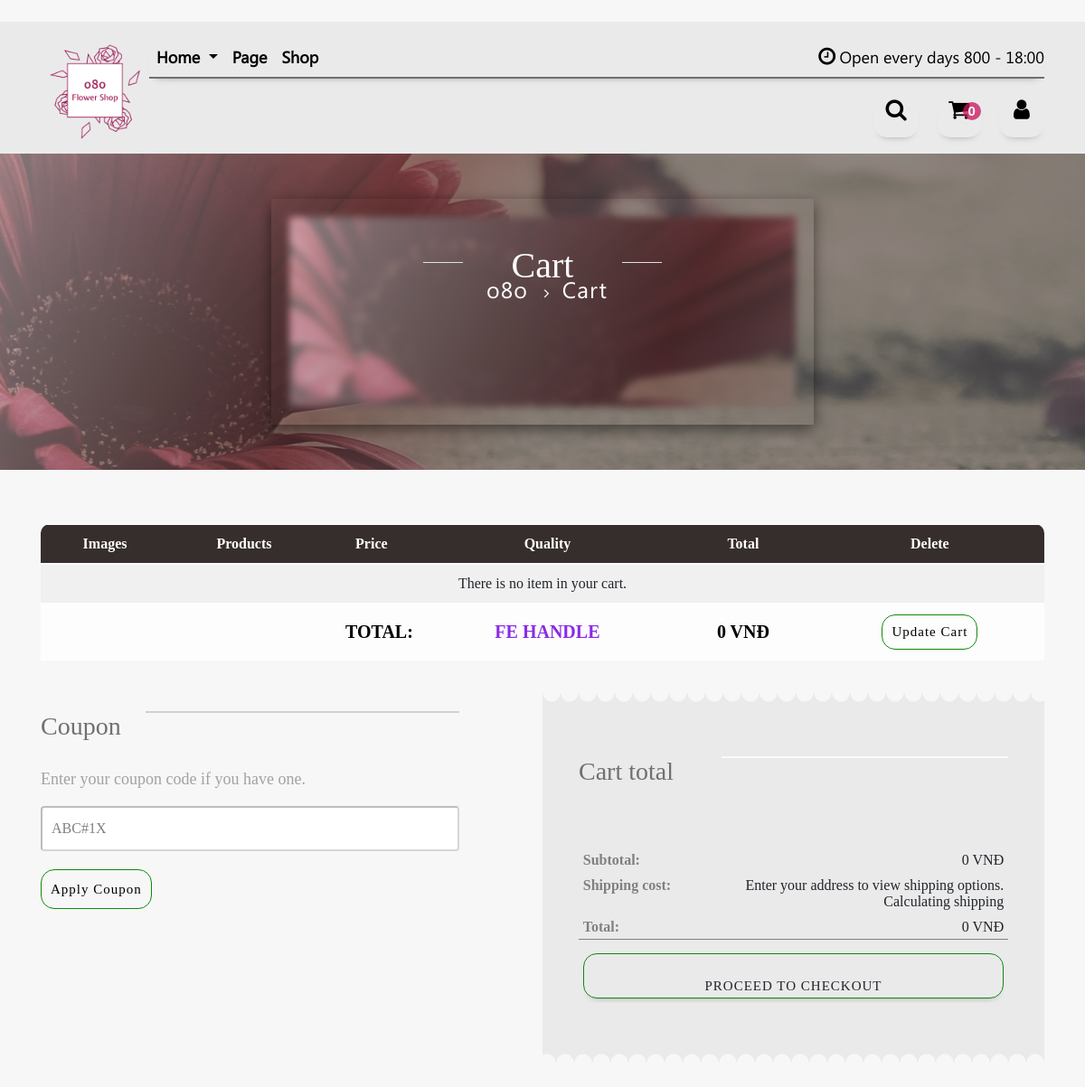
Before: /user/cart/ (signed in, upper part) with the older database file.
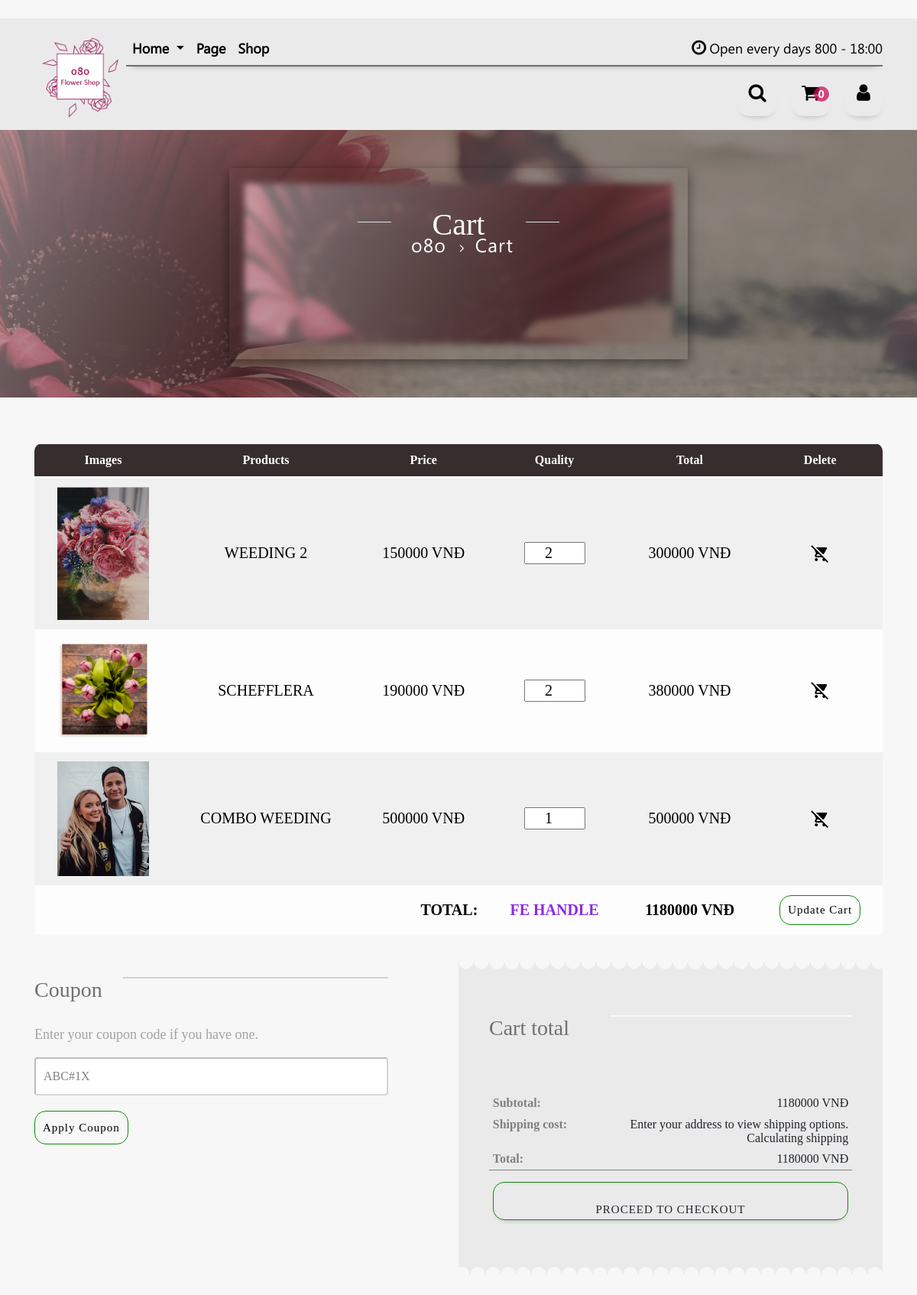
After: the same page with the newer database file.
### users/models.py (models this page shows, shortened)
class ItemSelection(models.Model):
    user = models.ForeignKey(User,on_delete=models.CASCADE)
    item = models.ForeignKey(Item, on_delete=models.CASCADE)
    quantity = models.PositiveSmallIntegerField(default=1)
    ordered = models.BooleanField(default=False)
    def get_total_item_price(self):
        return self.item.price * self.quantity

### products/models.py (models this page shows, shortened)
class Item(models.Model):
    category = models.CharField(max_length=30)
    title = models.CharField(max_length=30)
    description = models.TextField(default='')
    price = models.PositiveIntegerField()
    number_item_left = models.PositiveIntegerField(default=1)
    tag = models.CharField(max_length=50) # This field must be divided by comma (,) between each tag
    weight = models.DecimalField(max_digits=5, decimal_places=2, default=1.0)
    dimension = models.CharField(max_length=20, default='? x ? x ? cm')

class ItemImage(models.Model):
    item = models.ForeignKey(Item, on_delete = models.CASCADE, related_name='image')
    image = models.ImageField(default='default_product.png', upload_to='product_pics')

### users/views.py (the view)
# urls.py: path('cart/', users_views.cart, name='cart'),
@login_required
def cart(request):
    selected_items = ItemSelection.objects.filter(user=request.user,ordered=False)
    total_cost = sum(i.item.price*i.quantity for i in selected_items)
    contexts={
            'selected_items':selected_items,
            'total_cost': total_cost
    }
    return render(request, 'cart.html', contexts)

### flowerweb-official/cart.html (shortened to what this page needs)
﻿{% load static %}
<!DOCTYPE html>
<html lang="en">
<head>
    <link rel="stylesheet" href="https://maxcdn.bootstrapcdn.com/bootstrap/4.4.1/css/bootstrap.min.css">
    <link href="https://stackpath.bootstrapcdn.com/font-awesome/4.7.0/css/font-awesome.min.css" rel="stylesheet">
    <link rel="stylesheet" href="{% static 'library/swiper/swiper.min.css' %}">
    <link rel="stylesheet" href="{% static 'css/style.css' %}">
    <link rel="stylesheet" href="{% static 'css/header.css' %}">
    <link rel="stylesheet" href="{% static 'cart-css/cart.css' %}">
    <link rel="stylesheet" href="{% static 'cart-css/cart-title.css' %}">
    <link rel="stylesheet" href="{% static 'cart-css/responsive-cart.css' %}">
    <link rel="stylesheet" href="{% static 'cart-css/order-bill.css' %}">
    <link rel="stylesheet" href="{% static 'css/footer.css' %}">
</head>
<body>
    <header>
        <nav class="navbar navbar-expand-lg navbar-light bg-light sticky-top " style="background-color: #EAEAEB !important;">
            <div class="container">
                <a href="index.html" class="navbar-brand"><img  src="{% static 'images/home/logo_transparent.png' %}" alt="logo" width="120px" height="120px"></a>
                <div class="display-block w-100">
                    <div class="collapse navbar-collapse border-bottom border-dark w-100 box-shadow " id="collapse_target">
                        <div class="clearfix w-100">
                            <div class="float-left" >
                                <ul class="navbar-nav">
                                    <li class="parent nav-item ">
                                        <a href="#" class="nav-link dropdown-toggle" data-toggle="dropdown" data-target="#home_dropdown">Home
                                        </a>
                                    </li>
                                    <li class="nav-item">
                                        <a class="nav-link" href="#">Page</a>
                                    </li>
                                    <li class="nav-item">
                                        <a class="nav-link" href="#">Shop</a>
                                    </li>
                                </ul>
                            </div>
                            <div class="float-right" style="margin-top: 8px;">
                                <i class="fa fa-clock-o"></i>
                                <span>Open every days 800 - 18:00</span>
                            </div>
                        </div>
                    </div>
                    <div class="float-right">
                        <div class="icon-bar">
                            <a class="btn" href="#" data-toggle="modal" data-target="#modal-search-box"><i class="fa fa-search"></i></a>
                            <a class="btn" href="cart.html"><i class="fa fa-shopping-cart"></i>
                                <span class="cart-number">0</span>
                            </a>
                            <a class="btn" href="user-page.html"><i class="fa fa-user"></i></a>
                        </div>
                    </div>
                </div>
            </div>
        </nav>
    </header>
    <section class="title">
        <div class="container-fluid title d-flex align-items-center">
            <div class="col-12 banner-text">
                <div class="box wrap w-100 align-items-center cart-box">
                    <div class="row">
                        <div class="col-md-3 col-sm-2 p-0">
                        </div>
                        <div class="col-md-1 col-sm-1 border-top p-0">
                        </div>
                        <div class="col-md-4 col-sm-6 p-0">
                            <h2 class="text-capitalize">Cart</h2>
                        </div>
                        <div class="col-md-1 col-sm-1 border-top p-0">
                        </div>
                        <div class="col-md-3 col-sm-2 p-0">
                        </div>
                    </div>
                    <div class="box-item-inner">
                        <span><a class="btn-link" href="index.html"  typeof="WebPage" title="Go to home">
                            o8o
                        </a>
                    </span>
                    <i class="fa fa-angle-right" aria-hidden="true"></i>
                    <span > Cart</span>
                    </div>
                </div>
        </div>
        </div>
    </section>
    <section id="table">
        <div class="container table-responsive">
            <table class="table table-light table-striped my-data-table col-12 table-hover" style="width:100%">
                <thead>
                    <tr class="list-header">
                        <th scope="col">Images</th>
                        <th scope="col">Products</th>
                        <th scope="col">Price</th>
                        <th scope="col">Quality</th>
                        <th scope="col">Total</th>
                        <th scope="col">Delete</th>
                    </tr>
                </thead>
                <tbody>
                    {% if selected_items %}
                        {% for item in selected_items %}
                        <tr>
                            <td class="img-product-cell" data-title="thumb"><a href="{% url 'item-detail' item.item.pk %}"><img src="{{ item.item.image.first.image.url }}" alt="item-image" class="img-fluid" height="120px" width="120px"></a></td>
                            <td class="text-product-cell" data-title="product">{{ item.item.title }}</td>
                            <td class="text-product-cell" data-title="price">{{ item.item.price }} vnđ</td>
                            <td class="quantity-product-cell" data-title="quantity">
                                <input type="number" required value="{{ item.quantity }}" min=0>
                            </td>
                            <td class="text-product-cell" data-title="total">{{ item.get_total_item_price }} vnđ</td>
                            <td class="delete-product-cell text-product-cell" data-title="Remove"><a href="{% url 'remove-item-from-cart' item.item.pk %}" class="item-link"><i class="material-icons">remove_shopping_cart</i></a></td>
                        </tr>
                        {% endfor %}
                    {% else %}
                        <td colspan="6">There is no item in your cart.</td>
                    {% endif %}
        </tbody>
                <tfoot>
                    <tr>
                        <th data-title="" scope="col" colspan="3" class="text-right text-product-cell">Total:</th>
                        <th data-title="quantity" scope="col" class="text-center text-product-cell" style="color: blueviolet;">FE handle</th>
                        <th data-title="price" scope="col" class="text-center text-product-cell">{{ total_cost }} vnđ</th>
                        <th scope="col" class="text-center text-product-cell">
                            <button class="text-capitalize btn-custom btn-update-cart">
                                Update cart
                            </button>
                        </th>
                    </tr>
                </tfoot>
            </table>
        </div>
    </section>
    <div class="container coupon-bill-section">
        <div class="row">
            <div class="col-sm-12 col-lg-5 p-0">
                <div class="coupon">
                    <div class="row coupon-title">
                        <div class="col-3 p-0">
                            <h3>
                                Coupon
                            </h3>
                        </div>
                        <div class="col-9 p-0 border-top">
                        </div>
                    </div>
                    <p>
                        Enter your coupon code if you have one.
                    </p>
                    <input type="text" placeholder="ABC#1X" name="coupon" id="coupon-input">
                    <button class="text-capitalize btn-custom btn-update-cart">
                        Apply coupon
                    </button>
                </div>
              </div>
          <div class="col-lg-1 p-0">
          </div>
          <div class="col-sm-12 col-lg-6 cart-collateral p-0">
            <div class="cart-total">
                <div class="row bill-title">
                    <div class="col-4 p-0">
                        <h3>
                            Cart total
                        </h3>
                    </div>
                    <div class="col-8 p-0 border-top">
                    </div>
                </div>
                <table class="table table-sm table-borderless ">
                    <tbody class="">
                        <tr class="cart-subtotal">
                            <td data-title="Subtotal">
                                {{ total_cost }} VNĐ
                            </td>
                        </tr>
                        <tr class="cart-ship-cost">
                            <td data-title="Shipping cost">
                                <div>
                                    Enter your address to view shipping options.
                                    <br> Calculating shipping
                                </div>
                            </td>
                        </tr>
                        <tr class="cart-order-total">
                            <td data-title="Total">
                                {{ total_cost }} VNĐ
                            </td>
                        </tr>
                        <tr class="cart-checkout">
                            <td data-title="proceed-checkout">
                                <a href="{% url 'checkout' %}" class="btn text-uppercase btn-custom btn-update-cart w-100">
                                    Proceed to checkout
                                </a>
                            </td>
                        </tr>
                    </tbody>
                </table>
            </div>
          </div>
        </div>
      </div>
</body>
</html>

### front-end/css/style.css (style rules this page uses)
body { font-size: 1rem; font-family: leelawad, sans-serif; color: #707070; }
@media (min-width: 1200px) { body { padding-top: 0; } }

### front-end/css/header.css (style rules this page uses)
.display-block .border-bottom { border-bottom: 2px solid !important; }
.bg-light { background-color: rgba(255, 255, 255, 0.5) !important; }
.box-shadow { box-shadow: 0 6px 8px -8px gray; }
#collapse_target { position: relative; top:0px; }
.navbar-brand { margin-right: 0px !important; }
nav { transition: ease-in-out 0.4s !important; }
.icon-bar { padding-top: 15px; }
.icon-bar a { margin-left: 15px; }
.fa-clock-o { font-size: 22px; color: #000; }
div > i + span { color: #000; font-size: 18px; }
.btn { display: inline-block; width: 50px; height: 50px; border-radius: 30%; box-shadow: 0 6px 8px -8px #00000070 !important; overflow: hidden; position: relative; margin-left: 10px; box-sizing: border-box; line-height: 50px; }
.btn >i { font-size: 25px; }
.cart-number { position: absolute; top: 10px; right: 0; width: 20px; height: 20px; text-align: center; line-height: 20px; border-radius: 50%; background: rgba(200, 20, 92, 0.76); color: #fff; font-weight: bold; font-family: sans-serif; font-size: 15px; }
.nav-link { color: #000 !important; font-size: 18px; }
.nav-item { font-weight: bold !important; transition: 0.1s linear; }
.icon-bar > a { font-size: x-large; color: black; transition: 0.3s linear; }

### front-end/cart-css/cart.css (style rules this page uses)
table { border-radius: 10px 10px 0px 0px; margin-top: 60px; border-collapse: collapse !important; overflow: hidden !important; font-family: MinionPro !important; font-weight: 10px !important; }
#table { background-color: #F7F7F7; }
.list-header { color: #fff; background: #362D2D; cursor: default; }
.list-header > th,tr>td { text-align: center; }
tr > td,tr>th { vertical-align: middle !important; }
.img-product-cell { width: 180px; height: 160px; }
.text-product-cell,.quantity-product-cell { text-transform: uppercase; font-family: MinionPro; font-size: 20px; color: #000; }
.quantity-product-cell>input { text-align: center; width: 80px; }
.btn-update-cart { width: fit-content; border-radius: 15px; border: 1px solid #0e8a0a; background: none ; margin: 0px; padding: 10px 10px; font-size: 15px; font-family: MinionProBold; letter-spacing: 1px; cursor: pointer; transition: 0.2s; overflow: hidden; }
.delete-product-cell>a { color: #000 !important; }
.delete-product-cell>a>i { transition: ease-in-out 0.3s; }

### front-end/cart-css/cart-title.css (style rules this page uses)
.title { width: 100%; height: 350px; overflow: hidden; position: relative; }
.title >div { background-color: #698467; background-repeat: no-repeat; background-position: center center; }
.box { position: relative; width: 40%; height: 250px; max-width: 600px; padding: 50px; box-shadow: 0px 5px 15px rgba(0, 0, 0, .5); overflow: hidden; color: #fff; margin-left: auto; margin-right: auto; text-align: center; }
.box .row .border-top { position: relative; top: 20px; }
.box:before { content: ''; position: absolute; top: 20px; right: 20px; left: 20px; bottom: 20px; background-attachment: fixed; filter: blur(4px); }
.cart-box:before { background-image: url('../images/cart/cart-landscape.png'); }
.box > .box-item-inner { position: relative; top: -70px; }
.box > .box-item-inner span a { font-size: 25px; letter-spacing: 1px; padding-right: 10px; color: #fff; }
.box > .box-item-inner span { font-size: 25px; letter-spacing: 1px; padding-left: 10px; color: #fff; }
.box h2 { position: relative; font-family: MinionPro; color: #fff; font-size: 40px; text-align: center; margin-top:0px; margin-bottom:10vh; margin-left: auto; margin-right: auto; max-width: 100%; cursor: default; }
@media only screen and (max-width: 1920px) { .box > .box-item-inner { position: relative; top: -95px; } }

Changed rows visible on the page:
added ItemSelection: item.image.first.image (picture), item "WEEDING 2", item.price "150000", quantity "2", get_total_item_price "300000"
added ItemSelection: item.image.first.image (picture), item "SCHEFFLERA", item.price "190000", quantity "2", get_total_item_price "380000"
added ItemSelection: item.image.first.image (picture), item "COMBO WEEDING", item.price "500000", quantity "1", get_total_item_price "500000"
Other visible differences:
{{ total_cost }}: "0" → "1180000"
text no longer shown: "There is no item in your cart."
